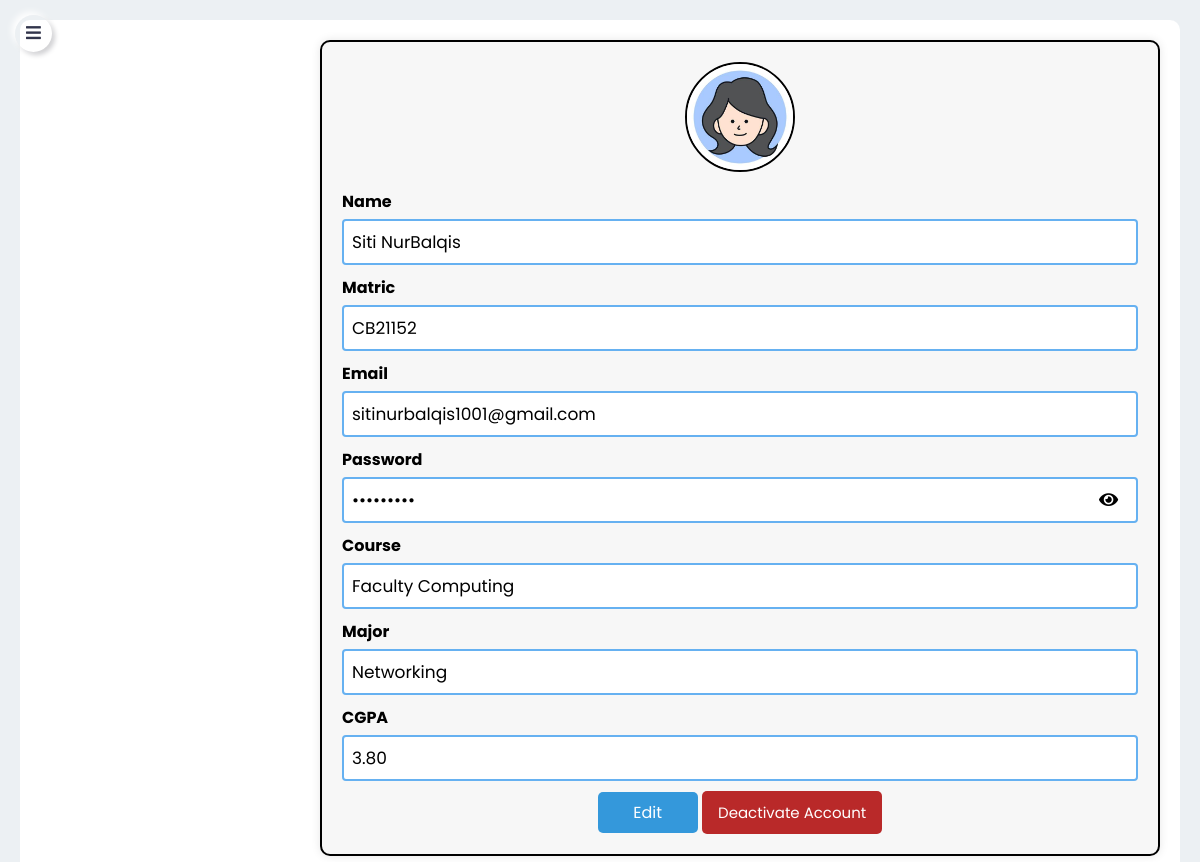
Page /profileStudent.php (signed in) on the earlier database version.
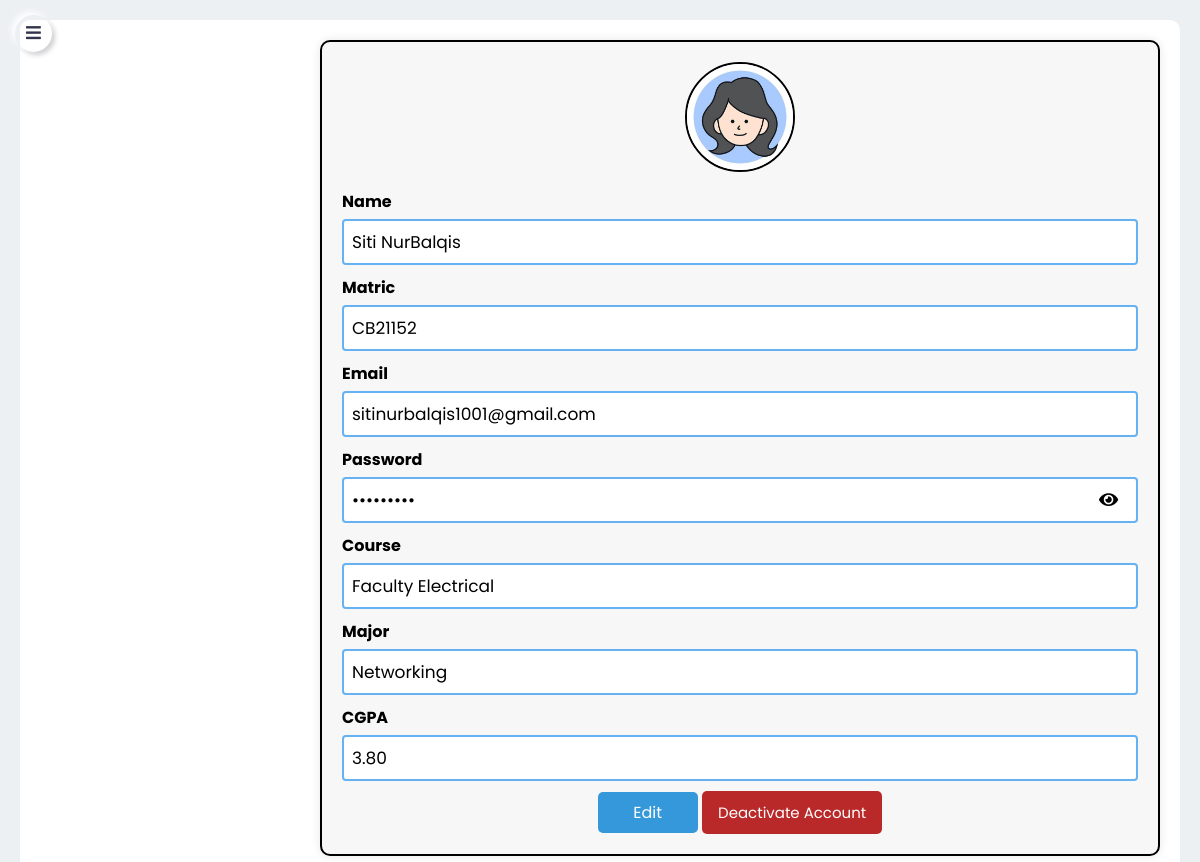
Same page on the later database version.
### tables this page shows
CREATE TABLE `student` (
  `stdID` int(11) NOT NULL,
  `userType` varchar(50) DEFAULT NULL,
  `stdPicture` varchar(255) DEFAULT NULL,
  `stdName` varchar(255) DEFAULT NULL,
  `stdMatric` varchar(255) DEFAULT NULL,
  `stdEmail` varchar(255) DEFAULT NULL,
  `stdPassword` varchar(255) DEFAULT NULL,
  `stdMajor` varchar(255) DEFAULT NULL,
  `stdCourse` varchar(255) DEFAULT NULL,
  `stdCGPA` decimal(3,2) DEFAULT NULL,
  `stdStatus` varchar(50) DEFAULT NULL,
  `stdOnline` varchar(50) DEFAULT NULL,
  `stdAccDate` date DEFAULT NULL,
  `stdStatusAcc` varchar(50) DEFAULT NULL,
  `descStatus` text DEFAULT NULL
);

### CONTROLLER/viewProfileStdHandler.php (called while the page is built, shortened)
<?php
if (isset($_SESSION['stdID']) && !empty($_SESSION['stdID'])) {
    $stdID = mysqli_real_escape_string($conn, $_SESSION['stdID']);
    $sql = "SELECT * FROM student WHERE stdID = '$stdID'";
    $result = mysqli_query($conn, $sql);
    if (mysqli_num_rows($result) > 0) {
        $row = mysqli_fetch_assoc($result);
        $stdPicture = $row['stdPicture'];
        $stdName = $row['stdName'];
        $stdMatric = $row['stdMatric'];
        $stdEmail = $row['stdEmail'];
        $stdPassword = $row['stdPassword'];
        $stdMajor = $row['stdMajor'];
        $stdCourse = $row['stdCourse'];
        $stdCGPA = $row['stdCGPA'];
    } else {
        echo "No profile found for this session ID.";
        exit;
    }
} else {
    echo "Session ID not set.";
    exit;
}
?>

### profileStudent.php (the view, shortened to what this page needs)
<?php
include './MODEL/connect.php';
include "./CONTROLLER/viewProfileStdHandler.php";
?>
<!DOCTYPE html>
<html lang="en" dir="ltr">
<head>
    <link rel="stylesheet" href="CSS/sidebar.css">
    <link rel="stylesheet" href="CSS/profileStudent.css">
    <link rel="stylesheet" href="https://cdnjs.cloudflare.com/ajax/libs/font-awesome/5.15.2/css/all.min.css" />
</head>
<body>
    <label class="button bars" for="check"><i class="fas fa-bars"></i></label>
    <section class="container">
        <article class="content">
            <div class="padding-container">
                <div class="card">
                    <?php if (!empty($stdPicture)): ?>
                        <img src="<?php echo $stdPicture; ?>" alt="Profile Picture"><br>
                    <?php else: ?>
                        <img src="Images/defaultProfile.jpg" alt="Profile Picture"><br>
                    <?php endif; ?>
                    <labelP for="name">Name</labelP>
                    <input type="text" id="name" name="name" value="<?php echo $stdName; ?>" readonly>
                    <labelP for="matric">Matric</labelP>
                    <input type="text" id="matric" name="matric" value="<?php echo $stdMatric; ?>" readonly>
                    <labelP for="email">Email</labelP>
                    <input type="email" id="email" name="email" value="<?php echo $stdEmail; ?>" readonly>
                    <div class="password-container">
                        <labelP for="password">Password</labelP>
                        <div class="input-group">
                            <input type="password" id="password" name="password" value="<?php echo $stdPassword; ?>"
                                readonly>
                            <span class="toggle-password" onclick="togglePassword()">
                                <i class="fas fa-eye" id="toggleIcon"></i>
                            </span>
                        </div>
                    </div>
                    <labelP for="course">Course</labelP>
                    <input type="text" id="course" name="course" value="<?php echo $stdCourse; ?>" readonly>
                    <labelP for="major">Major</labelP>
                    <input type="text" id="major" name="major" value="<?php echo $stdMajor; ?>" readonly>
                    <labelP for="cgpa">CGPA</labelP>
                    <input type="text" id="cgpa" name="cgpa" value="<?php echo $stdCGPA; ?>" readonly>
                    <a href="editProfileStudent.php" class="edit-button">Edit</a>
                    <form id="deactivateForm" method="post" action="deactivateAccountHandler.php"
                        style="display: inline;">
                        <button type="button" class="deactivate-button" onclick="confirmDeactivation()">Deactivate Account</button>
                    </form>
                </div>
            </div>
        </article>
    </section>
</body>
</html>

Differences in the rows shown:
changed student "Siti NurBalqis": course "Faculty Computing" → "Faculty Electrical"
